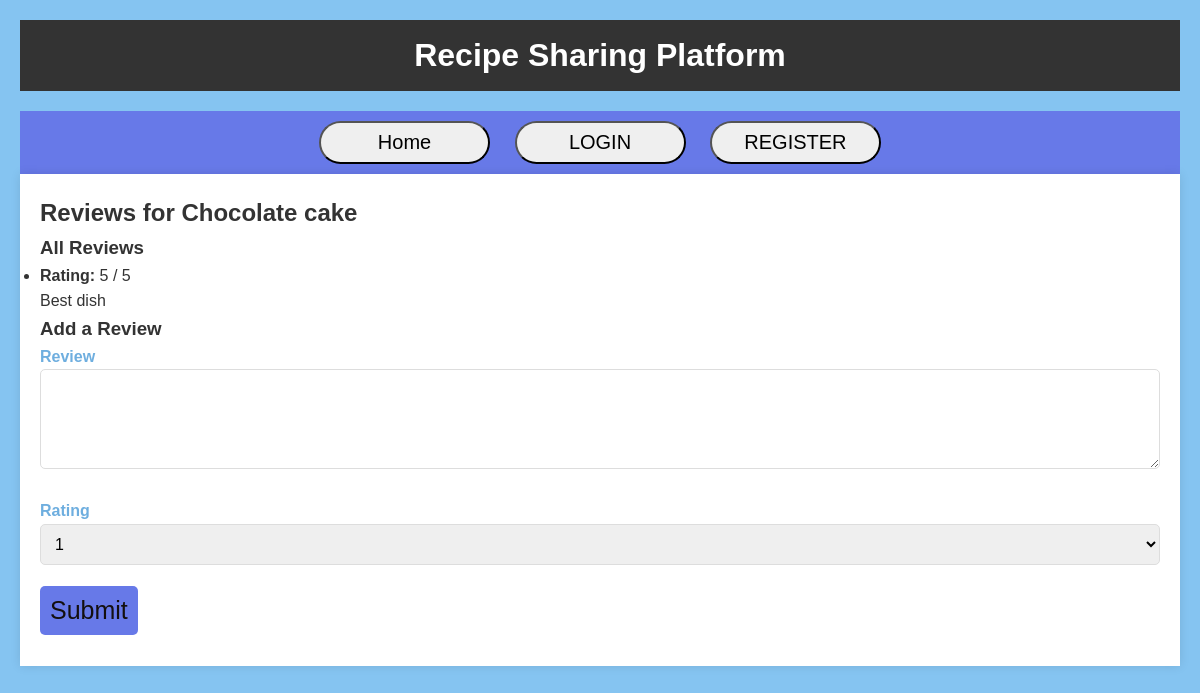
The app's page /reviews/4 with its own data.
### Recipe_book/models.py (models this page shows, shortened)
class Recipe(db.Model):
    id = db.Column(db.Integer, primary_key=True)
    name = db.Column(db.String(140))
    ingredients = db.Column(db.String(140), index=True, nullable=True)
    steps = db.Column(db.Text, nullable=True)
    user_id = db.Column(db.Integer, db.ForeignKey('user.id', name='fk_user_id'))
    picture = db.Column(db.String(200), nullable=True)

class Review(db.Model):
    id = db.Column(db.Integer, primary_key=True)
    recipe_id = db.Column(db.Integer, db.ForeignKey('recipe.id', name='fk_recipe_id'))
    rating = db.Column(db.Integer)
    body = db.Column(db.Text, nullable=True)

### Recipe_book/views.py (the view)
@app.route('/reviews/<int:recipe_id>', methods=['GET', 'POST'])
def reviews(recipe_id):
    recipe = Recipe.query.get_or_404(recipe_id)
    reviews = Review.query.filter_by(recipe_id=recipe.id).all()
    form = ReviewForm()
    if form.validate_on_submit():
        new_review = Review(body=form.body.data, rating=form.rating.data, recipe_id=recipe.id)
        db.session.add(new_review)
        db.session.commit()
        flash('Your review has been added.')
        return redirect(url_for('reviews', recipe_id=recipe.id))
    return render_template('review.html', recipe=recipe, reviews=reviews, form=form)

### Recipe_book/forms.py
class ReviewForm(FlaskForm):
    body = TextAreaField('Review', validators=[DataRequired()])
    rating = SelectField('Rating', choices=[(1, '1'), (2, '2'), (3, '3'), (4, '4'), (5, '5')], validators=[DataRequired()])
    submit = SubmitField('Submit')

### Recipe_book/templates/review.html (shortened to what this page needs)
<!DOCTYPE html>
<html lang="en">
<head>
    <link rel="stylesheet" href="{{ url_for('static', filename='css/styles.css') }}">
</head>
<body>
    <header>
        <h1>Recipe Sharing Platform</h1>
    </header>
    <nav>
        {% if current_user.is_authenticated %}
        <a href="{{ url_for('index') }}"><button>Home</button></a>
        {% else %}
        <a href="{{ url_for('index') }}"><button>Home</button></a>
            <a href="{{ url_for('login') }}"><button>LOGIN</button></a>
            <a href="{{ url_for('register') }}"><button>REGISTER</button></a>
        {% endif %}
    </nav>
    <main>
        <h2>Reviews for {{ recipe.name }}</h2>
        <h3>All Reviews</h3>
        <ul>
            {% for review in reviews %}
                <li>
                    <p><strong>Rating:</strong> {{ review.rating }} / 5</p>
                    <p>{{ review.body }}</p>
                </li>
            {% endfor %}
        </ul>
        <h3>Add a Review</h3>
        <form method="POST">
            <div>
                <label for="body">Review</label>
                {{ form.body }}
            </div>
            <div>
                <label for="rating">Rating</label>
                {{ form.rating }}
            </div>
            <div>
                {{ form.submit }}
            </div>
        </form>
    </main>
</body>
</html>

### Recipe_book/static/css/styles.css (style rules this page uses)
* { margin: 0; padding: 0; box-sizing: border-box; }
body { font-family: Arial, sans-serif; background-color: #85c4f1; color: #333; line-height: 1.6; padding: 20px; }
header { background: #333; color: #fff; padding: 10px 0; text-align: center; margin-bottom: 20px; }
header h1 { margin: 0; }
nav { background: #6779e8; color: #fff; padding: 10px; text-align: center; }
nav a { color: #3e11f4; margin: 0 10px; text-decoration: none; }
main { background: #fff; padding: 20px; box-shadow: 0 0 10px rgba(0, 0, 0, 0.1); margin-bottom: 20px; }
form { display: flex; flex-direction: column; }
form label { text-align: left; margin-bottom: 5px; font-weight: bold; color: rgb(110, 174, 223); }
form input[type="text"], form input[type="email"], form input[type="password"], form textarea, form select { padding: 10px; margin-bottom: 10px; border: 1px solid #ddd; border-radius: 5px; width: 100%; font-size: 16px; }
form textarea { height: 100px; resize: vertical; }
form input[type="submit"], form button { background: #6779e8; color: #130f0f; padding: 10px; border: none; border-radius: 5px; cursor: pointer; font-size: 25px; }
div { margin-bottom: 1%; }
button { border-radius: 40px; width:15%; padding:8px 8px; font-size: 20px }

### records on screen
Recipe: name "Chocolate cake"
Review: rating "5", body "Best dish"
